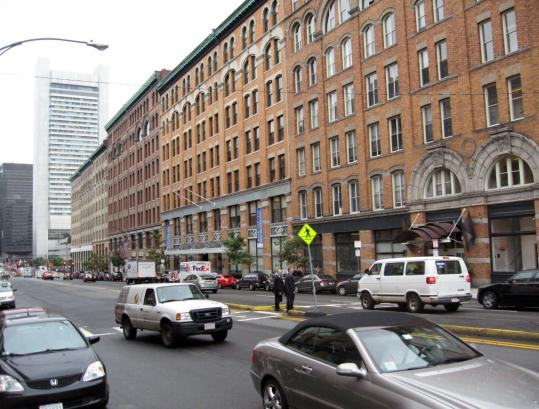
//> input picture CV/Dithering OpenCV/street2.jpg, 539 x 409 px
$ ./main street2.jpg   (built with g++ and OpenCV 4)
//> lines starting //> are read from the running program, lines starting //| are printed output that depends on the picture; after the words box and inside, x2 and y2 are one past the last pixel; in counts of white or black regions, pixels touching at a corner belong together
### CV/Dithering OpenCV/OpenCV_util.h
/*-----------------------------------------------------------------------------
/
/
/----------------------------------------------------------------------------*/

#include <stdint.h>
#include "opencv2/imgproc/imgproc.hpp"
#include "opencv2/highgui/highgui.hpp"

using namespace cv;

void cvUtil_create2dArray(Mat* input, uint8_t*** outputPtr);

void cvUtil_filePrint2dArray(char* fileName, uint8_t*** inputPtr, int height, int width);

### CV/Dithering OpenCV/DebugPrintf.h
/*-----------------------------------------------------------------------------
/
/
/----------------------------------------------------------------------------*/
#include <stdio.h>

#define DEBUG_ENABLED 1

#if DEBUG_ENABLED
    #define dbg(...) printf(__VA_ARGS__)
#else
    #define dbg(...)
#endif

### CV/Dithering OpenCV/main.cpp
/*-----------------------------------------------------------------------------
/
/
/----------------------------------------------------------------------------*/
#include <stdint.h>
#include <stdio.h>
#include "DebugPrintf.h"
#include "OpenCV_util.h"
#include "opencv2/imgproc/imgproc.hpp"
#include "opencv2/highgui/highgui.hpp"
/*---------------------------------------------------------------------------*/
using namespace std;
using namespace cv;
/*---------------------------------------------------------------------------*/
uint8_t saturated_add(uint8_t val1, int8_t val2);
uint8_t binary(uint8_t val1, int8_t threshold);
/*---------------------------------------------------------------------------*/


void MeanFilter_my1(const Mat &src, Mat &dst, int ksize)  //均值滤波   Scr 为要处理的图像，dst为目标图像，Ksize为卷积核的尺寸，卷积核的尺寸一般为 奇数
{
	CV_Assert(ksize % 2 == 1);                    // 不满足这个条件，则返回一个错误。

	int *kernel = new int[ksize*ksize];           // 卷积核的大小
	for (int i = 0; i < ksize*ksize; i++)         // 均值滤波所以都为1
		kernel[i] = 1;
	Mat tmp;
	int len = ksize / 2;
	tmp.create(Size(src.cols + len, src.rows + len), src.type()); //添加边框
	dst.create(Size(src.cols, src.rows), src.type());

	int channel = src.channels();
	uchar *ps = src.data;
	uchar *pt = tmp.data;

	//添加边框是为了让图片周围的ksize/2 的像素都能进行均值滤波，若Ksize为3，,若是图片左上角的那个元素进行均值滤波，其实求的平均是 三个数(右、下、右下)的平均值。

	for (int row = 0; row < tmp.rows; row++)//添加边框的过程
	{
		for (int col = 0; col < tmp.cols; col++)
		{
			for (int c = 0; c < channel; c++)
			{
				if (row >= len && row < tmp.rows - len && col >= len && col < tmp.cols - len)
					pt[(tmp.cols * row + col)*channel + c] = ps[(src.cols * (row - len) + col - len) * channel + c];
				else
					pt[(tmp.cols * row + col)*channel + c] = 0;
			}
		}
	}


	uchar *pd = dst.data;
	pt = tmp.data;
	for (int row = len; row < tmp.rows - len; row++)//卷积的过程
	{
		for (int col = len; col < tmp.cols - len; col++)
		{
			for (int c = 0; c < channel; c++)
			{
				short t = 0;
				for (int x = -len; x <= len; x++)
				{
					for (int y = -len; y <= len; y++)
					{
						t += kernel[(len + x) * ksize + y + len] * pt[((row + x) * tmp.cols + col + y) * channel + c];
					}
				}
				pd[(dst.cols * (row - len) + col - len) * channel + c] = saturate_cast<ushort> (t / (ksize*ksize));//防止数据溢出ushort是16为数据
			}
		}
	}
	delete[] kernel;       // 释放 new 的卷积和空间
}

int main( int argc, char** argv )
{
  Mat rawImg;
  Mat dithImg;
  int imgWidth;
  int imgHeight;
  uint8_t** imgPtr;

  if(argc != 2)
  {
    printf("> Usage: ./dithering [path_to_image]\n");
    return -1;
  }

  /* Load the image and convert to grayscale first */
  rawImg = imread(argv[1]);
//> rawImg is the input picture: 409 rows x 539 cols, CV_8UC3; mean B, G, R 122.9, 129.4, 138.7
  cvtColor(rawImg, dithImg, cv::COLOR_BGR2GRAY);
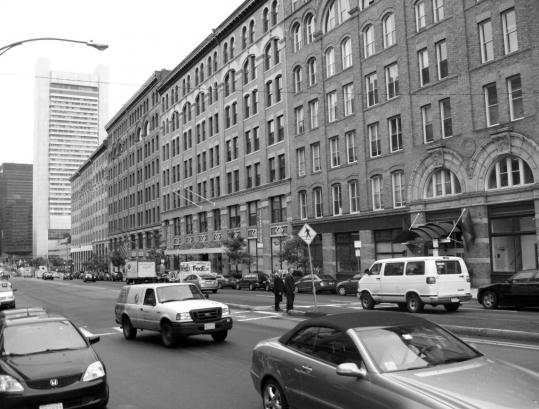
//> dithImg: 409 rows x 539 cols, CV_8UC1; min 0, max 255, mean 131.4

  /* Get the size info */
  imgWidth = dithImg.cols;
//> imgWidth = 539
  imgHeight = dithImg.rows;
//> imgHeight = 409
  dbg("> Image width: %d\r\n",imgWidth);
  dbg("> Image height: %d\r\n",imgHeight);

  /* Run the 'Floyd-Steinberg' dithering algorithm ... */
  int err;
  int8_t a,b,c,d;

  for(int i=0; i<imgHeight; i++)
  {
    for(int j=0; j<imgWidth; j++)
    {
      if(dithImg.at<uint8_t>(i,j) > 127)
      {
        err = dithImg.at<uint8_t>(i,j) - 255;
        dithImg.at<uint8_t>(i,j) = 255;
      }
      else
      {
        err = dithImg.at<uint8_t>(i,j) - 0;
        dithImg.at<uint8_t>(i,j) = 0;
      }

      a = (err * 7) / 16;
      b = (err * 1) / 16;
      c = (err * 5) / 16;
      d = (err * 3) / 16;

      if((i != (imgHeight-1)) && (j != 0) && (j != (imgWidth - 1)))
      {
        dithImg.at<uint8_t>(i+0,j+1) = saturated_add(dithImg.at<uint8_t>(i+0,j+1),a);
        dithImg.at<uint8_t>(i+1,j+1) = saturated_add(dithImg.at<uint8_t>(i+1,j+1),b);
        dithImg.at<uint8_t>(i+1,j+0) = saturated_add(dithImg.at<uint8_t>(i+1,j+0),c);
        dithImg.at<uint8_t>(i+1,j-1) = saturated_add(dithImg.at<uint8_t>(i+1,j-1),d);
      }
    }
  }
//> this loop made 409 passes
//> (err, a, b, c, d) on passes 1 to 3: (92, 40, 5, 28, 17), (34, 14, 2, 10, 6), (122, 53, 7, 38, 22)
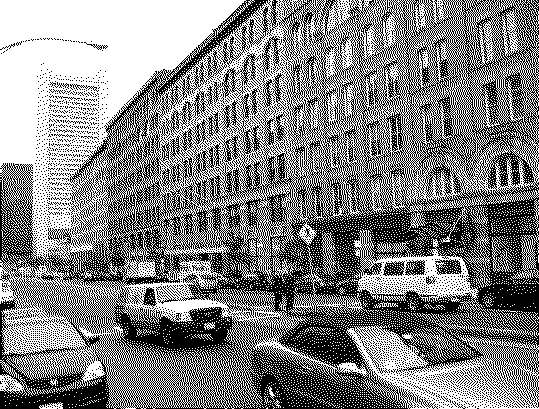
//> dithImg: 409 rows x 539 cols, CV_8UC1; 51.5% white; black in thin lines or dots
//> after the loop, err = -66; a = -28; b = -4; c = -20; d = -12

    cv::Mat dstImage = cv::Mat::zeros(imgWidth,imgHeight,CV_8UC1);
 // [45 lines of commented-out code are left out]
    MeanFilter_my1(dithImg,dstImage,5);
//> after the loop in MeanFilter_my1, `for (int row = 0; row < tmp.rows; row++)`:
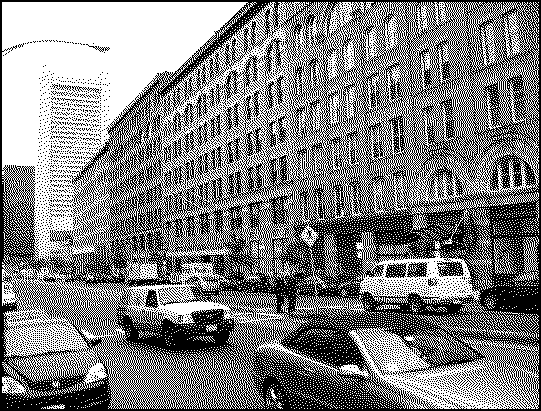
//> tmp: 411 rows x 541 cols, CV_8UC1; 50.7% white; black in thin lines or dots
//> after the loop in MeanFilter_my1, `for (int row = len; row < tmp.rows - len; row++)`:
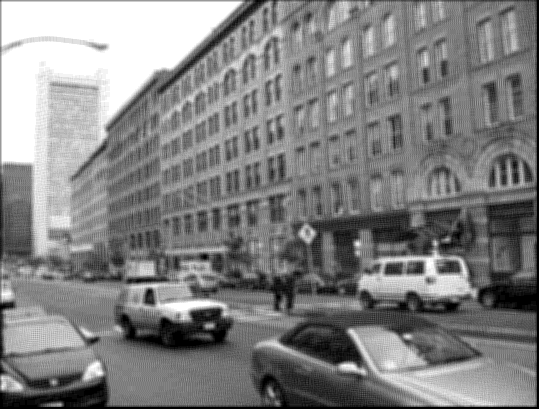
//> dst: 409 rows x 539 cols, CV_8UC1; min 0, max 255, mean 129.4

    for (int j = 0; j < imgWidth;j++)
    {
        for (int i = 0 ; i < imgHeight; i++)
        {
	   dstImage.at<uint8_t>(i,j) = binary(dstImage.at<uint8_t>(i,j),127);
	}
    }
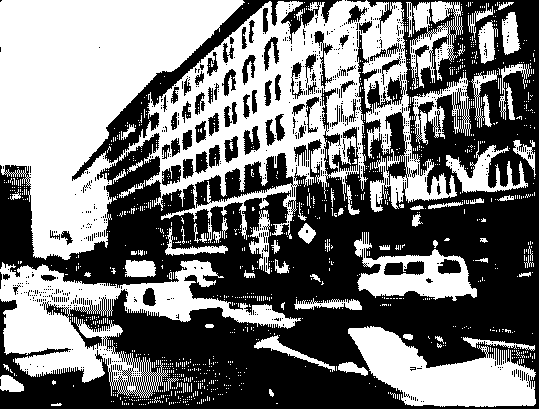
//> dstImage: 409 rows x 539 cols, CV_8UC1; 47.3% white; 1226 white regions (1157 under 20 px), largest, box (x1, y1, x2, y2) and area: (0, 0, 245, 260) 32879, (119, 0, 457, 243) 29936, (0, 260, 301, 398) 13822


  /* Show results. */
  imshow("Raw Image",rawImg);
  imshow("Dithered Image",dithImg);
  imshow("blur_img Image",dstImage);
  printf("> Press any key to exit ...\n");

  waitKey(0);
  return 0;
}
/*---------------------------------------------------------------------------*/
uint8_t saturated_add(uint8_t val1, int8_t val2)
{
  int16_t val1_int = val1;
  int16_t val2_int = val2;
  int16_t tmp = val1_int + val2_int;

  if(tmp > 255)
  {
    return 255;
  }
  else if(tmp < 0)
  {
    return 0;
  }
  else
  {
    return tmp;
  }
}
/*---------------------------------------------------------------------------*/

uint8_t binary(uint8_t val1, int8_t threshold)
{
   return ((val1>threshold)?255:0);
}
